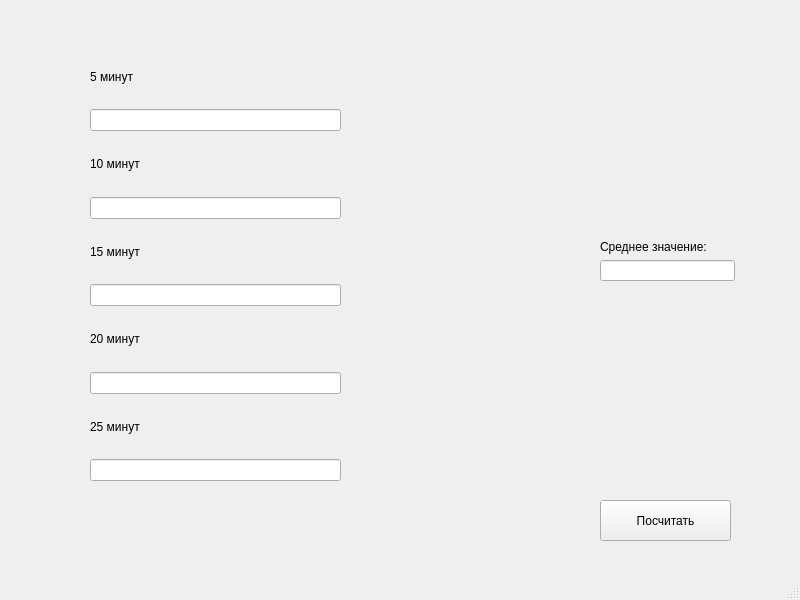
<?xml version="1.0" encoding="UTF-8"?>
<ui version="4.0">
 <class>MainWindow</class>
 <widget class="QMainWindow" name="MainWindow">
  <property name="geometry">
   <rect>
    <x>0</x>
    <y>0</y>
    <width>800</width>
    <height>600</height>
   </rect>
  </property>
  <property name="windowTitle">
   <string>MainWindow</string>
  </property>
  <widget class="QWidget" name="centralwidget">
   <widget class="QPushButton" name="pushButton">
    <property name="geometry">
     <rect>
      <x>600</x>
      <y>500</y>
      <width>131</width>
      <height>41</height>
     </rect>
    </property>
    <property name="text">
     <string>Посчитать</string>
    </property>
   </widget>
   <widget class="QWidget" name="">
    <property name="geometry">
     <rect>
      <x>90</x>
      <y>50</y>
      <width>251</width>
      <height>431</height>
     </rect>
    </property>
    <layout class="QVBoxLayout" name="verticalLayout">
     <item>
      <widget class="QLabel" name="label">
       <property name="text">
        <string>5 минут</string>
       </property>
      </widget>
     </item>
     <item>
      <widget class="QLineEdit" name="lineEdit"/>
     </item>
     <item>
      <widget class="QLabel" name="label_2">
       <property name="text">
        <string>10 минут</string>
       </property>
      </widget>
     </item>
     <item>
      <widget class="QLineEdit" name="lineEdit_2"/>
     </item>
     <item>
      <widget class="QLabel" name="label_3">
       <property name="text">
        <string>15 минут</string>
       </property>
      </widget>
     </item>
     <item>
      <widget class="QLineEdit" name="lineEdit_3"/>
     </item>
     <item>
      <widget class="QLabel" name="label_4">
       <property name="text">
        <string>20 минут</string>
       </property>
      </widget>
     </item>
     <item>
      <widget class="QLineEdit" name="lineEdit_4"/>
     </item>
     <item>
      <widget class="QLabel" name="label_5">
       <property name="text">
        <string>25 минут</string>
       </property>
      </widget>
     </item>
     <item>
      <widget class="QLineEdit" name="lineEdit_5"/>
     </item>
    </layout>
   </widget>
   <widget class="QWidget" name="">
    <property name="geometry">
     <rect>
      <x>600</x>
      <y>240</y>
      <width>135</width>
      <height>41</height>
     </rect>
    </property>
    <layout class="QVBoxLayout" name="verticalLayout_2">
     <item>
      <widget class="QLabel" name="label_6">
       <property name="text">
        <string>Среднее значение:</string>
       </property>
      </widget>
     </item>
     <item>
      <widget class="QLineEdit" name="lineEdit_6"/>
     </item>
    </layout>
   </widget>
  </widget>
  <widget class="QMenuBar" name="menubar">
   <property name="geometry">
    <rect>
     <x>0</x>
     <y>0</y>
     <width>800</width>
     <height>19</height>
    </rect>
   </property>
  </widget>
  <widget class="QStatusBar" name="statusbar"/>
 </widget>
 <resources/>
 <connections/>
</ui>
